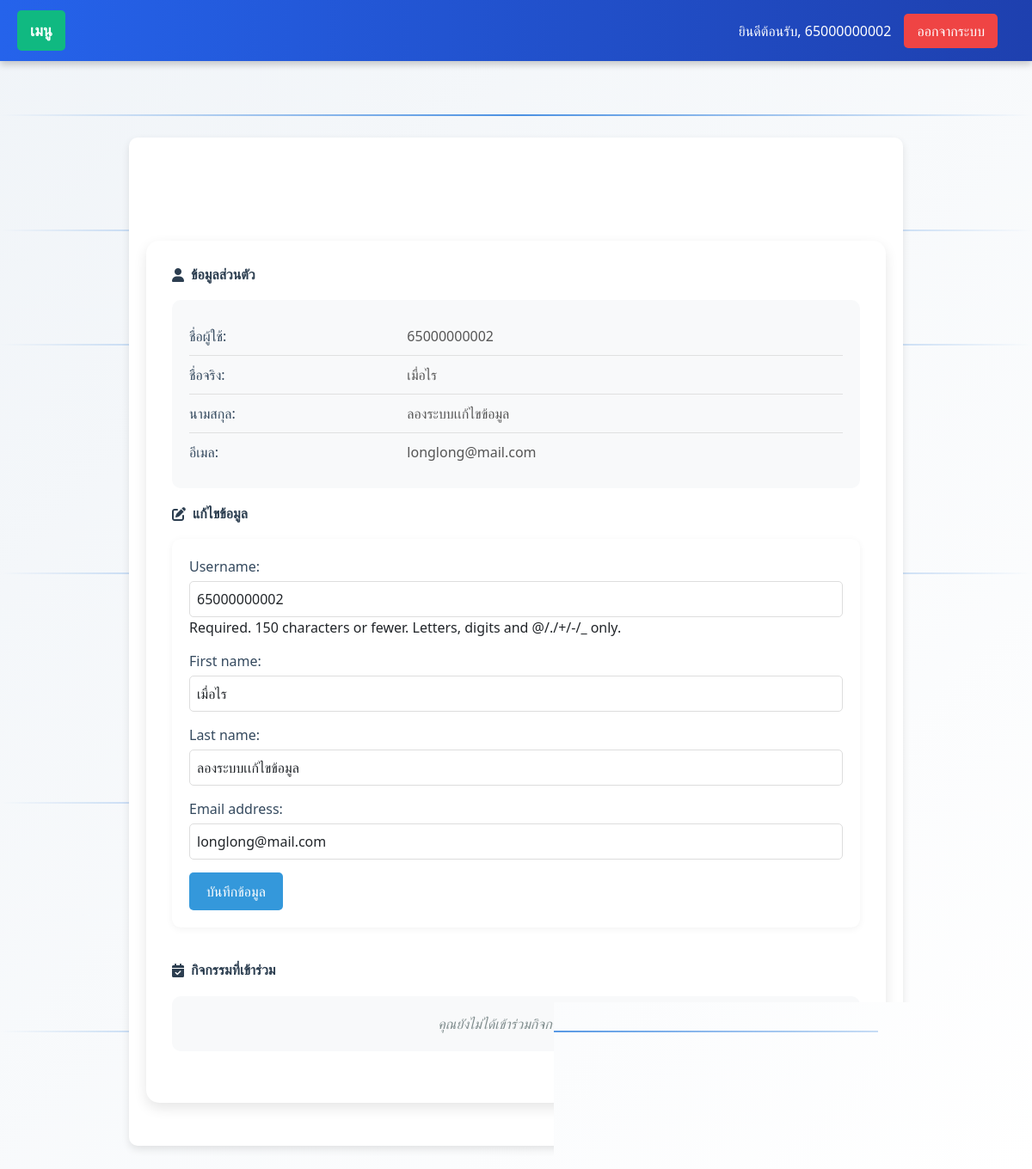
Screenshot of /edit-userprofile/ (signed in) with the database file from the repository.
### myapp/models.py (models this page shows)
class CustomUser(AbstractUser):
    USER_TYPE_CHOICES = (
        ('student', 'นักศึกษา'),
        ('teacher', 'อาจารย์'),
        ('admin', 'ผู้ดูแลระบบ'),
    )
    user_type = models.CharField(
        max_length=10,
        choices=USER_TYPE_CHOICES,
        default='student',
        verbose_name='ประเภทผู้ใช้'
    )
    student_id = models.CharField(
        max_length=20,
        unique=True,
        null=True,
        blank=True,
        verbose_name='รหัสนักศึกษา'
    )
    year = models.IntegerField(
        choices=[
            (1, 'ชั้นปีที่ 1'),
            (2, 'ชั้นปีที่ 2'),
            (3, 'ชั้นปีที่ 3'),
            (4, 'ชั้นปีที่ 4'),
        ],
        null=True,
        blank=True,
        verbose_name='ชั้นปี'
    )
    branch = models.CharField(
        max_length=255,
        choices=BRANCH_CHOICES,
        null=True,
        blank=True,
        verbose_name='สาขา'
    )
    groups = models.ManyToManyField(
        Group,
        related_name="customuser_groups",
        blank=True
    )
    user_permissions = models.ManyToManyField(
        Permission,
        related_name="customuser_permissions",
        blank=True
    )
    class Meta:
        verbose_name = 'ผู้ใช้'
        verbose_name_plural = 'ผู้ใช้ทั้งหมด'

### myapp/views.py (the view)
# urls.py: path('edit-userprofile/', views.edit_userprofile, name='edit_userprofile'),
@login_required
def edit_userprofile(request):
    user = request.user  # ดึงข้อมูลผู้ใช้ที่ล็อกอินอยู่
    participations = Participation.objects.filter(student=user)
    activities = [participation.activity for participation in participations]
    if request.method == "POST":
        form = UserProfileForm(request.POST, instance=user)
        if form.is_valid():
            form.save()
            return redirect('edit_userprofile')  # รีเฟรชหน้าหลังจากบันทึกสำเร็จ
    else:
        form = UserProfileForm(instance=user)
    return render(request, 'edit_userprofile.html', {
        'form': form,
        'user': user,
        'activities': activities  # ส่งข้อมูลกิจกรรมที่ผู้ใช้เข้าร่วม
    })

### myapp/forms.py
class UserProfileForm(forms.ModelForm):
    class Meta:
        model = User
        fields = ['username', 'first_name', 'last_name', 'email']

### templates/edit_userprofile.html (shortened to what this page needs)
{% extends 'base.html' %}
{% load static %}
{% block content %}
<div class="content-container">
    <div class="profile-box">
        <h2><i class="fas fa-user me-2"></i>ข้อมูลส่วนตัว</h2>
        <div class="profile-info">
            <div class="info-item">
                <span class="info-label">ชื่อผู้ใช้:</span>
                <span class="info-value">{{ user.username }}</span>
            </div>
            <div class="info-item">
                <span class="info-label">ชื่อจริง:</span>
                <span class="info-value">{{ user.first_name }}</span>
            </div>
            <div class="info-item">
                <span class="info-label">นามสกุล:</span>
                <span class="info-value">{{ user.last_name }}</span>
            </div>
            <div class="info-item">
                <span class="info-label">อีเมล:</span>
                <span class="info-value">{{ user.email }}</span>
            </div>
        </div>
        <h3><i class="fas fa-edit me-2"></i>แก้ไขข้อมูล</h3>
        <form method="POST" action="{% url 'edit_userprofile' %}" class="edit-form">
            <div class="form-fields">
                {{ form.as_p }}
            </div>
            <button type="submit" class="btn btn-save">บันทึกข้อมูล</button>
        </form>
    </div>
    <div class="activity-box">
        <h2><i class="fas fa-calendar-check me-2"></i>กิจกรรมที่เข้าร่วม</h2>
        <div class="activity-list">
            {% if activities %}
                {% for activity in activities %}
                    <div class="activity-card">
                        <div class="activity-info">
                            <span class="activity-label">ชื่อกิจกรรม:</span>
                            <span class="activity-value">{{ activity.name }}</span>
                        </div>
                        <div class="activity-info">
                            <span class="activity-label">วันที่เริ่ม:</span>
                            <span class="activity-value">{{ activity.start_date|date:"d/m/Y" }}</span>
                        </div>
                        <div class="activity-info">
                            <span class="activity-label">วันที่สิ้นสุด:</span>
                            <span class="activity-value">
                                {% if activity.end_date %}
                                    {{ activity.end_date|date:"d/m/Y" }}
                                {% else %}
                                    ยังไม่กำหนด
                                {% endif %}
                            </span>
                        </div>
                    </div>
                {% endfor %}
            {% else %}
                <p class="no-activity">คุณยังไม่ได้เข้าร่วมกิจกรรมใด ๆ</p>
            {% endif %}
        </div>
    </div>
</div>
{% endblock %}

### templates/base.html (shortened to what this page needs)
{% load static %}
<!DOCTYPE html>
<html lang="th">
<head>
  <link rel="stylesheet" href="{% static 'css/style.css' %}">
  <link rel="stylesheet" href="https://cdn.jsdelivr.net/npm/bootstrap@5.3.0/dist/css/bootstrap.min.css">
  <link rel="stylesheet" href="https://cdnjs.cloudflare.com/ajax/libs/font-awesome/6.0.0/css/all.min.css">
  <script src="https://cdn.tailwindcss.com"></script>
</head>
<body>
  <div class="moving-line"></div>
  <div class="base-navbar">
    <div class="base-menu-container" id="menuContainer">
      <a href="#" class="base-menu" id="menuButton">เมนู</a>
    </div>
    <div class="base-right-side">
      {% if user.is_authenticated %}
        <span>ยินดีต้อนรับ, {{ user.username }}</span>
        <form method="post" action="{% url 'logout' %}" style="display:inline;">
          <button type="submit" class="base-logout-btn">ออกจากระบบ</button>
        </form>
      {% else %}
        <a href="{% url 'login' %}">เข้าสู่ระบบ</a>
        <a href="{% url 'register' %}">สมัครสมาชิก</a>
      {% endif %}
    </div>
  </div>
  <div class="base-container">
    {% block content %}
    {% endblock %}
  </div>
</body>
</html>

### templates/base.html (style rules this page uses)
body { margin: 0; padding-top: 60px; min-height: 100vh; background: linear-gradient(135deg, #f0f4f8, #ffffff); overflow-x: hidden; position: relative; }
.moving-line { position: absolute; width: 100%; height: 2px; background: linear-gradient(90deg, transparent, #4a90e2, transparent); animation: moveLine 6s linear infinite; z-index: 0; }
.moving-line:nth-child(1) { top: 10%; }
.base-container { position: relative; z-index: 10; max-width: 900px; margin: 100px auto 30px; padding: 20px; background: white; box-shadow: 0px 4px 10px rgba(0, 0, 0, 0.1); border-radius: 10px; }
.base-navbar { background: linear-gradient(to right, #2563eb, #1e40af); width: 100%; position: fixed; top: 0; left: 0; display: flex; justify-content: space-between; align-items: center; padding: 12px 20px; box-shadow: 0px 4px 8px rgba(0, 0, 0, 0.2); z-index: 1000; }
.base-menu-container { position: relative; }
.base-menu { font-size: 18px; color: white; text-decoration: none; font-weight: bold; padding: 10px 15px; background-color: #10b981; border-radius: 5px; cursor: pointer; display: inline-block; transition: background-color 0.3s ease; }
.base-right-side { display: flex; gap: 15px; align-items: center; margin-right: 20px; }
.base-right-side span { color: white; font-size: 16px; }
.base-right-side a, .base-logout-btn { color: white; text-decoration: none; padding: 8px 15px; border-radius: 5px; background-color: #f59e0b; transition: background-color 0.3s ease; }
.base-logout-btn { background-color: #ef4444; border: none; cursor: pointer; }

### templates/edit_userprofile.html (style rules this page uses)
.content-container { max-width: 900px; margin: 100px auto 30px; background: #ffffff; padding: 30px; border-radius: 15px; box-shadow: 0 6px 15px rgba(0, 0, 0, 0.1); }
h2, h3 { color: #2c3e50; font-weight: 600; margin-bottom: 20px; display: flex; align-items: center; }
.profile-box { margin-bottom: 40px; }
.profile-info { background: #f8f9fa; padding: 20px; border-radius: 10px; margin-bottom: 20px; }
.info-item { display: flex; justify-content: space-between; padding: 10px 0; border-bottom: 1px solid #e0e0e0; }
.info-item:last-child { border-bottom: none; }
.info-label { font-weight: 500; color: #34495e; flex: 1; }
.info-value { color: #555; flex: 2; text-align: left; }
.edit-form { background: #ffffff; padding: 20px; border-radius: 10px; box-shadow: 0 2px 8px rgba(0, 0, 0, 0.05); }
.form-fields p { margin-bottom: 15px; }
.form-fields label { display: block; font-weight: 500; color: #34495e; margin-bottom: 5px; }
.form-fields input, .form-fields select { width: 100%; padding: 8px; border: 1px solid #ddd; border-radius: 5px; font-size: 16px; transition: border-color 0.3s ease; }
.btn-save { background-color: #3498db; color: white; padding: 10px 20px; border: none; border-radius: 5px; cursor: pointer; transition: background-color 0.3s ease; font-size: 16px; }
.activity-box { margin-bottom: 30px; }
.activity-list { display: flex; flex-direction: column; gap: 15px; }
.no-activity { color: #7f8c8d; font-style: italic; text-align: center; padding: 20px; background: #f8f9fa; border-radius: 10px; }

### rows the page displays
CustomUser: username "65000000002", first_name "เมื่อไร", last_name "ลองระบบเเก้ไขข้อมูล", email "longlong@mail.com"
